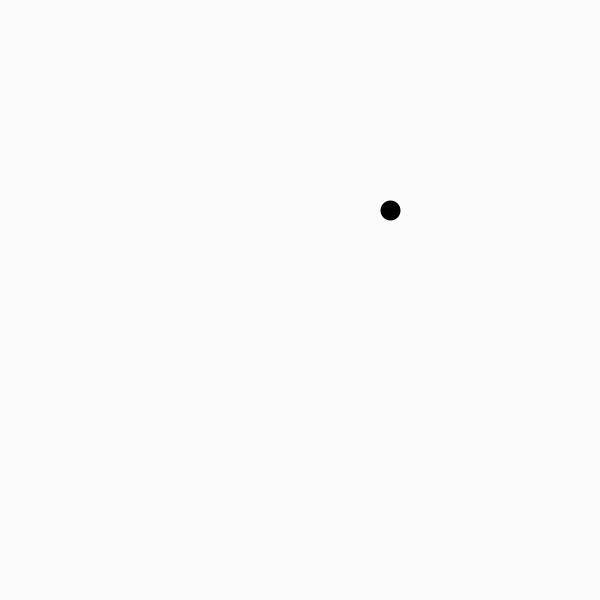
Frame 1 (no input)
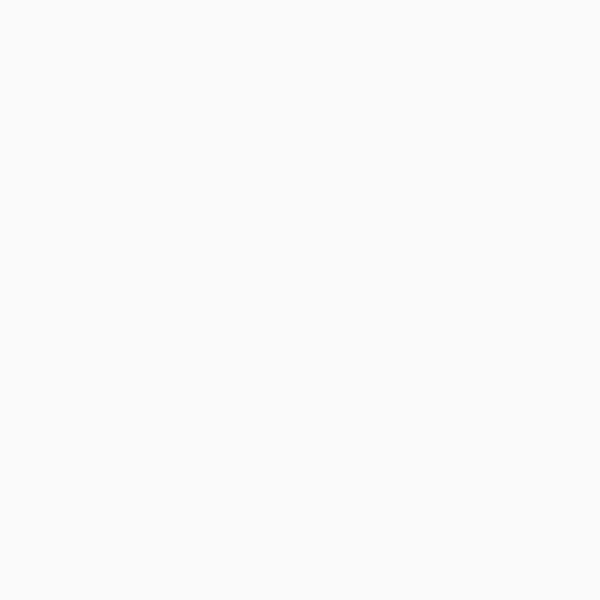
Frame 60 (the mouse pressed at the canvas centre just before this capture)
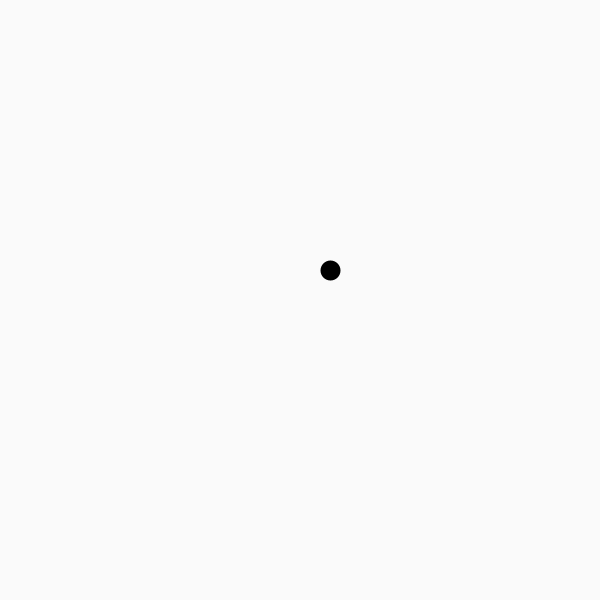
Frame 120 (the mouse held since frame 60 and released just before this capture)

The Processing sketch that drew these frames (run headless with seeded random() and noise(); from frame 60 on, the mouse is pressed at the canvas centre):

// Processing sketch: squareTransformations_RotationNotWorkingv4
// ── squareTransformations_RotationNotWorkingv4.pde

float[] BNew = {  
  
    30, -30
  
};

float[] A = {  
 
    -30, -30
  
};

float[] B = {  
  
    30, -30
  
};



float[] C = {  
  
    30, 30
  
};


float[] D = {  
  
    -30, 30
  
};

//float size = 20;
/*
float[][] Z = {  
  {
    size, 0
  }
  , 
  {
    0, size
  }
  ,
}; 
*/
float theta =1;

/*
float[][]X = {  
  {
     cos(theta), sin(theta)
  }
  , 
  {
    -sin(theta), cos(theta)
  }
  ,
}; 

*/
void setup(){
size(600,600);
background(250); 

}

void draw(){
  

 
 
  background(250); 

 // size = int(map(mouseY,0,600,1,30));

//theta = map(mouseX,0,600,0,TWO_PI);

//theta =(PI);

/*

float[][] Z = {  
  {
    size, 0
  }
  , 
  {
    0, size
  }
  ,
}; 
*/

/*
float[][] X = {  
  {
   cos(theta), sin(theta)
  }
  , 
  {
 -sin(theta), cos(theta)
  }
  ,
}; 

*/
////////////////////////////////////////





//float[] ANew = {  
 
    //-30, -30
  
//};
//float[] BNew = {  
  
//    30, -30
  
//};



//float[] CNew = {  
  
   // 30, 30
  
//};


//float[] DNew = {  
  
   // -30, 30
  
//};

////////////////////////////////////////////////////////
/*
for (int i=0; i < 2; i++){
  
  for (int j=0; j < 2; j++) {
    
     for (int k=0; k < 2; k++) { 

          ANew[i] += A[i] * Z[k][j];
        }
    
  }
  
}


for (int i=0; i < 2; i++){
  
  for (int j=0; j < 2; j++) {
    
     for (int k=0; k < 2; k++) { 

          BNew[i] += B[i] * Z[k][j];
        }
    
  }
  
}

for (int i=0; i < 2; i++){
  
  for (int j=0; j < 2; j++) {
    
     for (int k=0; k < 2; k++) { 

         CNew[i] += C[i] * Z[k][j];
        }
    
  }
  
}



for (int i=0; i < 2; i++){
  
  for (int j=0; j < 2; j++) {
    
     for (int k=0; k < 2; k++) { 

         DNew[i] += D[i] * Z[k][j];
        }
    
  }
  
}

*/


//theta = 3;
theta = map(mouseX,0,600,0,TWO_PI);

float[][] X = {  
  {
   cos(theta), sin(theta)
  }
  , 
  {
 -sin(theta), cos(theta)
  }

}; 





for (int i=0; i < 2; i++){
  
  for (int j=0; j < 2; j++) {
    
     for (int k=0; k < 2; k++) { 

          BNew[i] += B[i] * X[k][j];
     
     }
  }
  
}

/*
for (int i=0; i < 2; i++){
  
  for (int j=0; j < 2; j++) {
    
     for (int k=0; k < 2; k++) { 

          BNew[i] += B[i] * X[k][j];
        }
    
  }
  
}

for (int i=0; i < 2; i++){
  
  for (int j=0; j < 2; j++) {
    
     for (int k=0; k < 2; k++) { 

         CNew[i] += C[i] * X[k][j];
        }
    
  }
  
}



for (int i=0; i < 2; i++){
  
  for (int j=0; j < 2; j++) {
    
     for (int k=0; k < 2; k++) { 

         DNew[i] += D[i] * X[k][j];
        }
    
  }
  
}



*/








  translate(width/2,height/2);
 fill(200,0,0);
 // quad(BNew[0], BNew[1], ANew[0], ANew[1], DNew[0], DNew[1], CNew[0], CNew[1]);
strokeWeight(20); 
point(BNew[0], BNew[1]);

}
